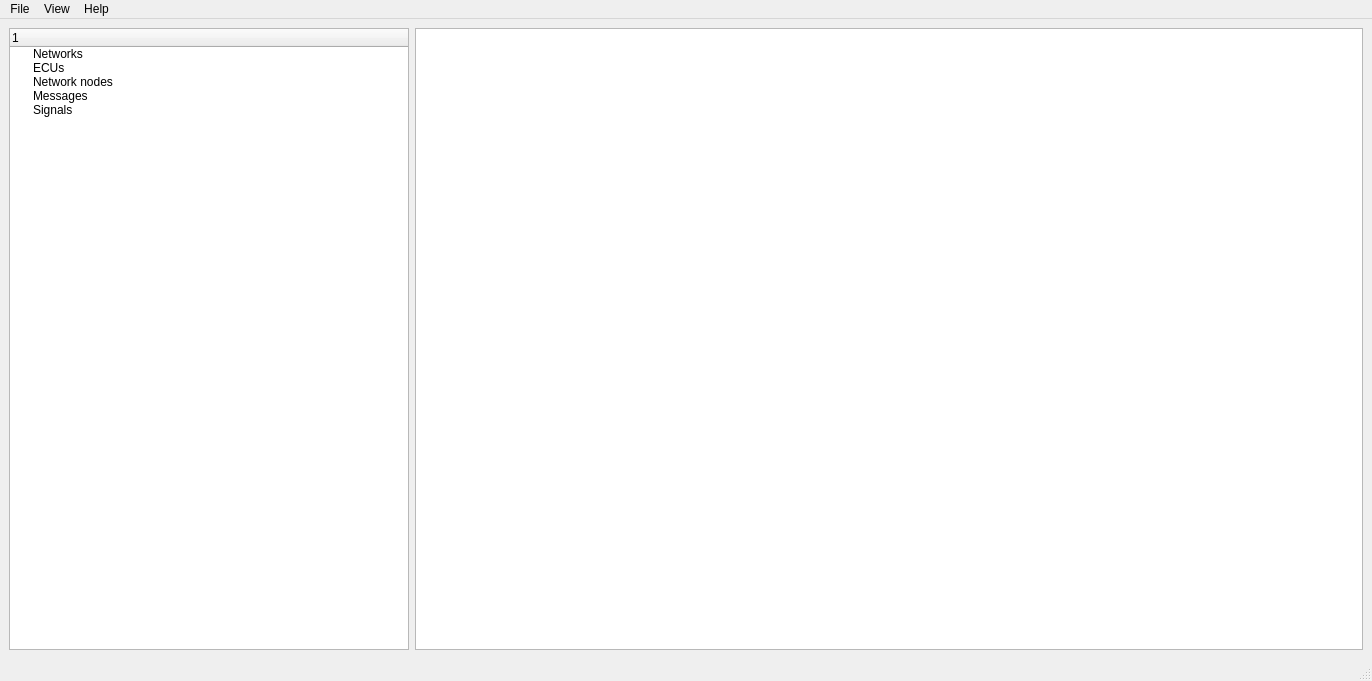
<?xml version="1.0" encoding="UTF-8"?>
<ui version="4.0">
 <class>CanPaddle</class>
 <widget class="QMainWindow" name="CanPaddle">
  <property name="geometry">
   <rect>
    <x>0</x>
    <y>0</y>
    <width>1372</width>
    <height>681</height>
   </rect>
  </property>
  <property name="maximumSize">
   <size>
    <width>2560</width>
    <height>16777215</height>
   </size>
  </property>
  <property name="windowTitle">
   <string>CanPaddle</string>
  </property>
  <widget class="QWidget" name="centralwidget">
   <layout class="QGridLayout" name="gridLayout">
    <item row="0" column="0">
     <layout class="QHBoxLayout" name="horizontalLayout">
      <item>
       <widget class="QTreeWidget" name="treeWidget">
        <property name="minimumSize">
         <size>
          <width>100</width>
          <height>400</height>
         </size>
        </property>
        <property name="maximumSize">
         <size>
          <width>400</width>
          <height>16777215</height>
         </size>
        </property>
        <column>
         <property name="text">
          <string notr="true"/>
         </property>
        </column>
        <item>
         <property name="text">
          <string>Networks</string>
         </property>
        </item>
        <item>
         <property name="text">
          <string>ECUs</string>
         </property>
        </item>
        <item>
         <property name="text">
          <string>Network nodes</string>
         </property>
        </item>
        <item>
         <property name="text">
          <string>Messages</string>
         </property>
        </item>
        <item>
         <property name="text">
          <string>Signals</string>
         </property>
        </item>
       </widget>
      </item>
      <item>
       <widget class="QTableWidget" name="tableWidget"/>
      </item>
     </layout>
    </item>
   </layout>
  </widget>
  <widget class="QMenuBar" name="menubar">
   <property name="geometry">
    <rect>
     <x>0</x>
     <y>0</y>
     <width>1372</width>
     <height>22</height>
    </rect>
   </property>
   <widget class="QMenu" name="menuFile">
    <property name="title">
     <string>File</string>
    </property>
    <addaction name="actionOpen"/>
    <addaction name="separator"/>
    <addaction name="actionExit"/>
   </widget>
   <widget class="QMenu" name="menuHelp">
    <property name="title">
     <string>Help</string>
    </property>
    <addaction name="actionAbout"/>
   </widget>
   <widget class="QMenu" name="menuView">
    <property name="title">
     <string>View</string>
    </property>
    <addaction name="actionshow_grid"/>
    <addaction name="actionshow_hex"/>
   </widget>
   <addaction name="menuFile"/>
   <addaction name="menuView"/>
   <addaction name="menuHelp"/>
  </widget>
  <widget class="QStatusBar" name="statusbar"/>
  <action name="actionOpen">
   <property name="text">
    <string>Open</string>
   </property>
  </action>
  <action name="actionExit">
   <property name="text">
    <string>Exit</string>
   </property>
  </action>
  <action name="actionAbout">
   <property name="text">
    <string>About</string>
   </property>
  </action>
  <action name="actionshow_grid">
   <property name="checkable">
    <bool>true</bool>
   </property>
   <property name="text">
    <string>show grid</string>
   </property>
  </action>
  <action name="actionshow_hex">
   <property name="checkable">
    <bool>true</bool>
   </property>
   <property name="text">
    <string>show hex</string>
   </property>
   <property name="toolTip">
    <string>show message id in hex</string>
   </property>
  </action>
 </widget>
 <resources/>
 <connections>
  <connection>
   <sender>actionExit</sender>
   <signal>triggered()</signal>
   <receiver>CanPaddle</receiver>
   <slot>close()</slot>
   <hints>
    <hint type="sourcelabel">
     <x>-1</x>
     <y>-1</y>
    </hint>
    <hint type="destinationlabel">
     <x>399</x>
     <y>299</y>
    </hint>
   </hints>
  </connection>
  <connection>
   <sender>actionshow_grid</sender>
   <signal>toggled(bool)</signal>
   <receiver>tableWidget</receiver>
   <slot>setShowGrid(bool)</slot>
   <hints>
    <hint type="sourcelabel">
     <x>-1</x>
     <y>-1</y>
    </hint>
    <hint type="destinationlabel">
     <x>888</x>
     <y>340</y>
    </hint>
   </hints>
  </connection>
 </connections>
</ui>
